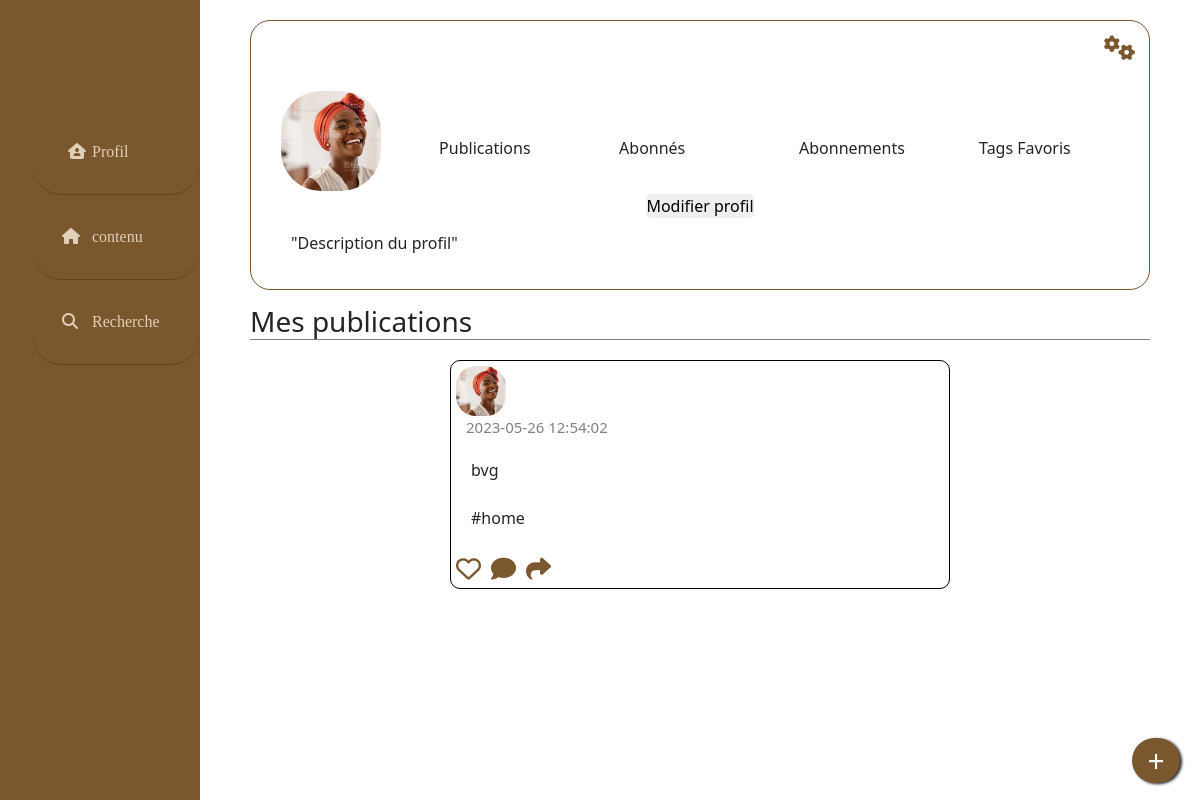
The page /profil.php?pseudo=brunic on the database as committed earlier.
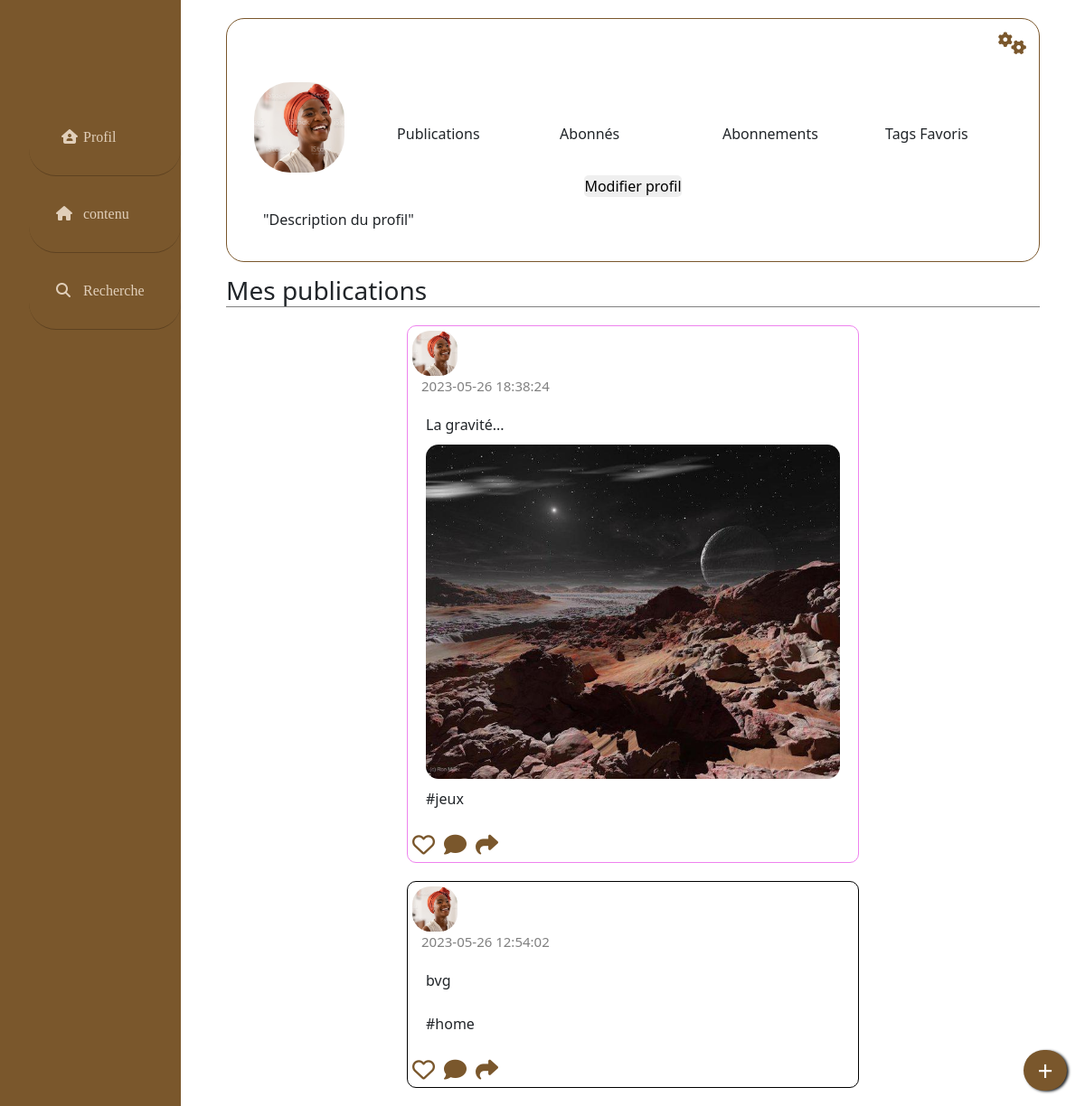
The same page on the database as committed later.
### tables this page shows
CREATE TABLE `publication` (
  `id` int NOT NULL,
  `user_id` varchar(30) NOT NULL,
  `type` varchar(1000) NOT NULL,
  `tag` varchar(15) NOT NULL,
  `public` int NOT NULL,
  `images` varchar(300) NOT NULL,
  `creation` datetime NOT NULL DEFAULT CURRENT_TIMESTAMP
);

### html/profil.php (the view, shortened to what this page needs)
<?php
require '../BDD/image.php';
?>
<!DOCTYPE html>
<html lang="fr">
<head>
    <link href="https://cdn.jsdelivr.net/npm/bootstrap@5.2.2/dist/css/bootstrap.min.css" rel="stylesheet">
    <link rel="stylesheet" href="../css/style.css">
</head>
<body id="body-profil">
    <div class="le-profil">
        <div class="page-profil">
            <?php require '../donneesphp/navbar.template.php'; ?>
            <div class="profil-type">
                <div  class="info-utilisateur">
                    <div class="name-setting">
                        <div  class="name-profil">
                        </div>
                        <div  class="stroke">
                            <button  id="btn-modifier"><i  class="fa-solid fa-gears"></i></button>
                        </div>
                    </div>
                    <header >
                        <?php
                        require '../donneesphp/popup.template.php'
                        ?>
                        <div  class="image-profil-grand-espace">
                            <div class="image-profil-petit-espace">
                                <img class="photo-de-profil" src="../Images/image-profil.jpg" alt="">
                            </div>
                            <div class="all-infos">
                                <div class="vide"></div>
                                <div class="infos-utilisateur">
                                    <div class="publication">
                                        Publications
                                    </div>
                                    <div class="followers">
                                        Abonnés
                                    </div>
                                    <div class="follow">
                                        Abonnements
                                    </div>
                                    <div class="tag">
                                        Tags Favoris
                                    </div>
                                </div>
                            </div>
                        </div>
                        <div class="btn-modifier">
                            <div class="vide1-modifier profil">
                            </div>
                            <div class="btn-modfier-profil">
                                <button>Modifier profil</button>
                            </div>
                            <div class="vide2-modifier-profil">
                            </div>
                        </div>
                        <div class="description-profil">
                            <span class="description-profil">"Description du profil"</span>
                        </div>
                    </header>
                </div>
                <h3 class="mes-publications">Mes publications</h3>
                <?php
                    if(isset($_GET['pseudo'])) {
                        $db= $database->prepare('SELECT * FROM publication INNER JOIN inscription ON publication.user_id = inscription.id WHERE inscription.Pseudo = :pseudo ORDER BY publication.creation DESC');
                        $db->execute(['pseudo'=> $_GET['pseudo']]);
                    } else {
                        $db= $database->prepare('SELECT * FROM publication WHERE user_id= :id ORDER BY creation DESC');
                        $db->execute(['id'=> $_SESSION['id']]);
                    }
                    $bases= $db->fetchAll();
                    foreach($bases as $base){
                        echo '  <div  class="carte-publication-texte '.$base['tag'].'">
                        <div class="identification-carte">
                           <div class="image-profil">
                              <img src="../Images/image-profil.jpg" alt="image postée par l\'utilisateur" class="photo-profil">
                           </div>
                           <span class="nom-utilisateur"> '.$_SESSION['pseudo'].' </span>';
                             echo '
                        </div>
                        <div class="date-publication">
                         <span>
                         '.$base['creation'].'</span>
                        </div>
                        <div class="texte-publication">
                         <span class="text-publication">
                          '.$base['type'].' <br>';
                          if($base['images']!= null){
                            echo '<img alt="image postée par l\'utilisateur" class="img-pub" src= "'.$base['images'].'">';
                          } else {
                             echo '<img alt="image postée par l\'utilisateur" style= "display : none" class="img-pub" src= "noimage">';
                            }
                          echo ' <br>
                          #'.$base['tag'].'
                           </span>
                        </div>
                        <div class="les-trois-boutons">
                           <a class="jaime">
                               <i class="fa-regular fa-heart"></i>
                           </a>
                           <a class="commentaires">
                               <i class="fa-solid fa-comment"></i>
                           </a>
                            <a class="envoyer">
                                <i class="fa-sharp fa-solid fa-share"></i>
                            </a>
                       </div>
                       </div> ';
                    }
                ?>
            </div>
        </div>
    </div>
</body>
</html>

### donneesphp/navbar.template.php (shortened to what this page needs)
<div class="la-nav-bar">
    <nav class="navbar-vertical">
        <form action="../BDD/pageProfil.php" method="GET">
            <ul class="navverticale">
                <li> <button class="btn-nav" type="submit"><i class="fa-solid fa-house-user"></i>Profil</button></li>
                <li><a class="btn-nav" href="../html/index.php"><i class="fa-solid fa-house"></i>contenu</a></li>
                <li><a class="btn-nav" href="../html/tags.php"><i class="fa-solid fa-magnifying-glass"></i>Recherche</a>
                </li>
            </ul>
        </form>
        <form action="../BDD/signOut.php" method="POST">
            <ul class="navverticale">
            </ul>
        </form>
    </nav>
</div>

### donneesphp/popup.template.php
<div  id="forms-pub">
    <p>+</p>
</div>

### css/style.css (style rules this page uses)
* { margin: 0%; padding: 0%; box-sizing: border-box; }
:root { --main-bg-color:rgb(122, 87, 44); --main-bh-color:rgb(157, 115, 65); --main-be-color:bisque; --main-or-color:orange; --main-ja-color:yellow; --main-bl-color:blue; --main-ro-color:red; --main-ma-color:brown; --main-bla-color: rgb(198, 197, 197); --main-ve-color:green; --main-no-color:black; --main-gr-color:grey; }
#body-profil { background-image: url(../Images/fond_beige.jpg); object-fit: cover; }
.photo-profil { width: 50px; height: 50px; object-fit: cover; border-radius: 40%; }
.photo-de-profil { width: 100px; height: 100px; object-fit: cover; border-radius: 40%; }
#forms-pub { width: 48px; height: auto; display: flex; border-radius: 30px; background-color: var(--main-bg-color); position: fixed; bottom: 17px; right: 20px; box-shadow: 2px 1px 3px; cursor: pointer; transition: width 1s; }
#forms-pub p { color: white; margin: auto; font-size: 30px; text-align: center; transition: content 1s; }
.img-pub { width: 100%; object-fit: cover; border-radius: 14px; margin: 10px auto 10px auto; }

### css/composants/boutons.css (style rules this page uses)
.jaime { color: rgb(122, 87, 44); font-size: 25px; }
.commentaires { color: rgb(122, 87, 44); font-size: 25px; }
.envoyer { color: rgb(122, 87, 44) ; font-size:25px; }
#btn-modifier { border-style: none; background: none; }
.btn-modfier-profil button { margin: auto; border-radius: 5px; border-style:var(--main-bg-color) ; }
.btn-nav { color: rgb(225, 207, 186); display: block; font-size: 16px; }
.navverticale li button { border-style: none; background-color: transparent; }

### css/composants/contenairs.css (style rules this page uses)
.carte-publication-texte { width: 500px; padding-top: 5px; border: 1px solid; height: auto; margin: 20px auto 20px auto; border-radius: 10px; transition: background-color 2s; }
.texte-publication { margin: 20px; }
.page-profil { display: flex; }
.profil-type { margin: 0 auto; height: 100vh; overflow: scroll; padding: 0 10px 0 10px; }
.info-utilisateur { width: 900px; border: 1px solid var(--main-bg-color); margin-top: 20px; height: 270px; border-radius: 20px; }

### css/composants/navbars.css (style rules this page uses)
.la-nav-bar { position: relative; }
.navbar-vertical { width: 200px; height: 100vh; position: sticky; top: 0; display: grid; flex-direction: column; background-color: rgb(122, 87, 44); }
.navverticale { list-style-type: none; padding-top: 10px; margin-top: 100px; }
.navverticale li { width: 100%; padding: 30px; border-bottom: 1px solid rgb(94, 66, 33); font-family: 'Libre Baskerville', serif; font-family: 'Playfair Display', serif; border-radius: 30px; }
a { text-decoration: none; }
.navverticale i { width: 30px ; }

### css/composants/sous-contenairs.css (style rules this page uses)
.identification-carte { padding-left: 5px; display: flex; }
.date-publication { margin-left: 15px; color: gray; font-size: 15px; }
.les-trois-boutons { display: flex; gap: 10px; margin-left: 5px; }
.name-setting { display: grid; grid-template-columns: 1fr 1fr; width: 100%; height: 50px; padding-top: 15px; }
.name-profil { padding-left: 20px; font-weight: bold; }
.stroke { padding-left: 90%; }
.image-profil-grand-espace { display: flex; }
.image-profil-petit-espace { width: 200px; margin-left: 30px; margin-top: 20px; }
.all-infos { width: 100%; margin-top: 25px; }
.infos-utilisateur { display: grid; grid-template-columns: 1fr 1fr 1fr 1fr ; grid-gap: 10px; width: 100%; height: 50px; margin-top: 20px; }
.vide { width: 100%; height: 20px; }
.btn-modifier { display: grid; grid-template-columns: 1fr 1fr 1fr; width: 100%; height: 30px; }
.btn-modfier-profil { margin: auto; }

### css/composants/textes.css (style rules this page uses)
#btn-modifier i { font-size: 25px; color: var(--main-bg-color); }
.description-profil { margin-left: 20px; padding-top: 10px; }
.mes-publications { margin-top: 15px; width: 100%; border-bottom: 1px solid grey; }

### css/composants/tags.css (style rules this page uses)
#blanc, .home { border: 1px solid black; }
#noir, .jeux { border: 1px solid violet; }

Rows that differ between the two databases and show on the page:
added publication: creation "2023-05-26 18:38:24", type "La gravité...", images (picture), tag "jeux"
